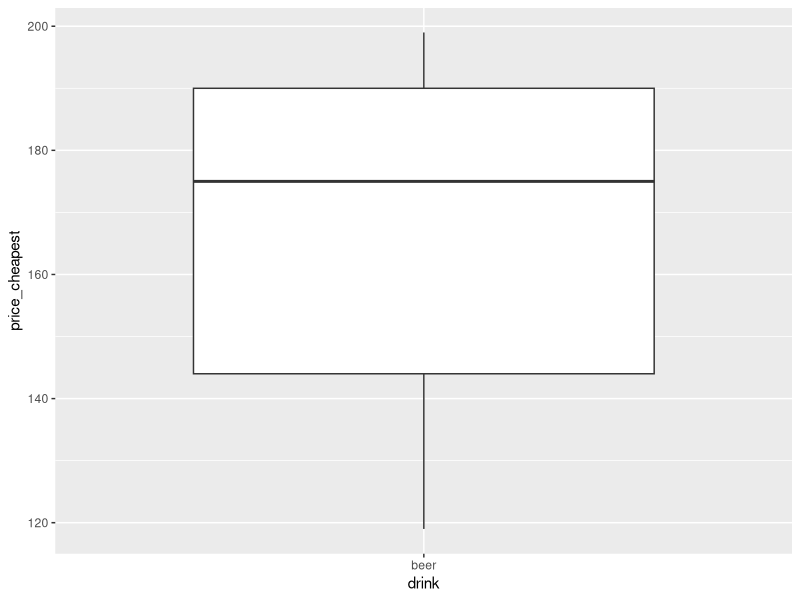
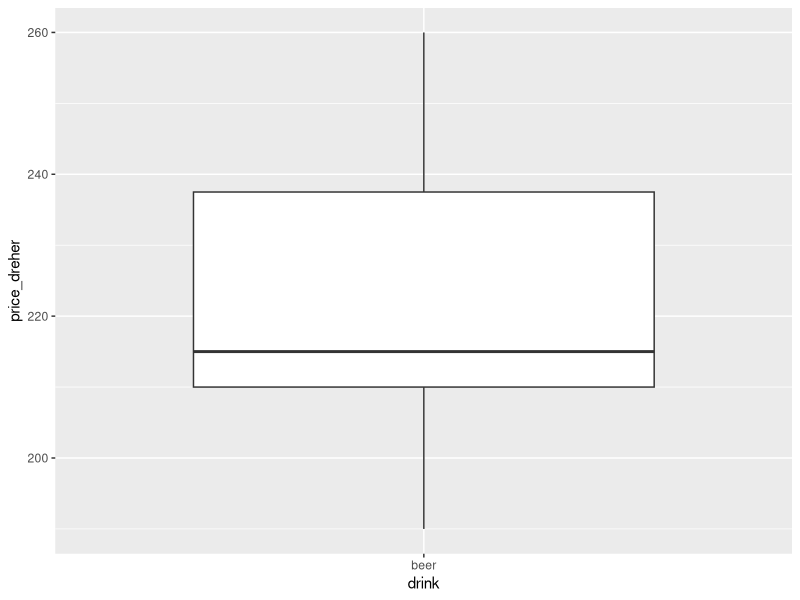
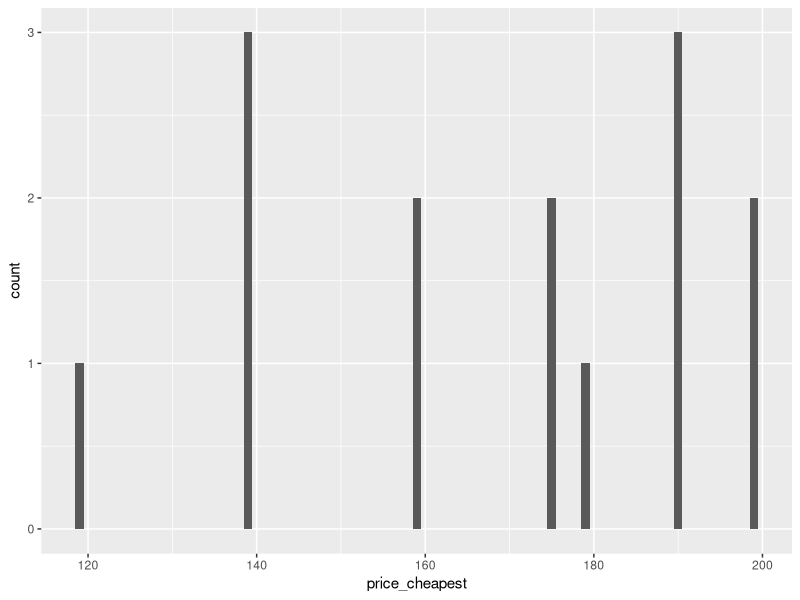
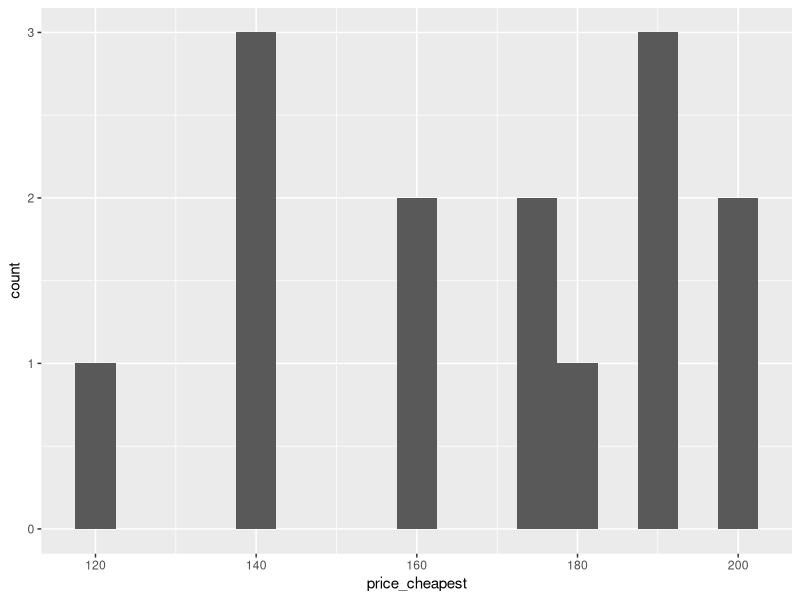
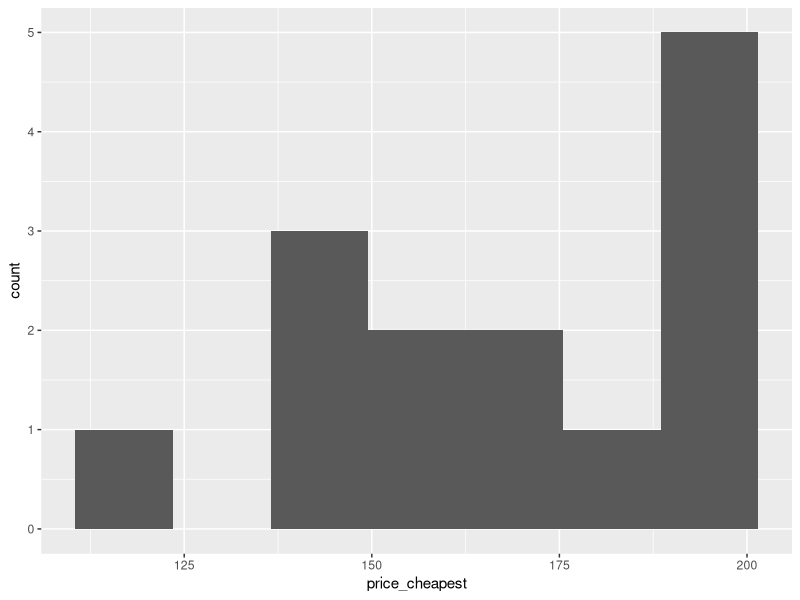
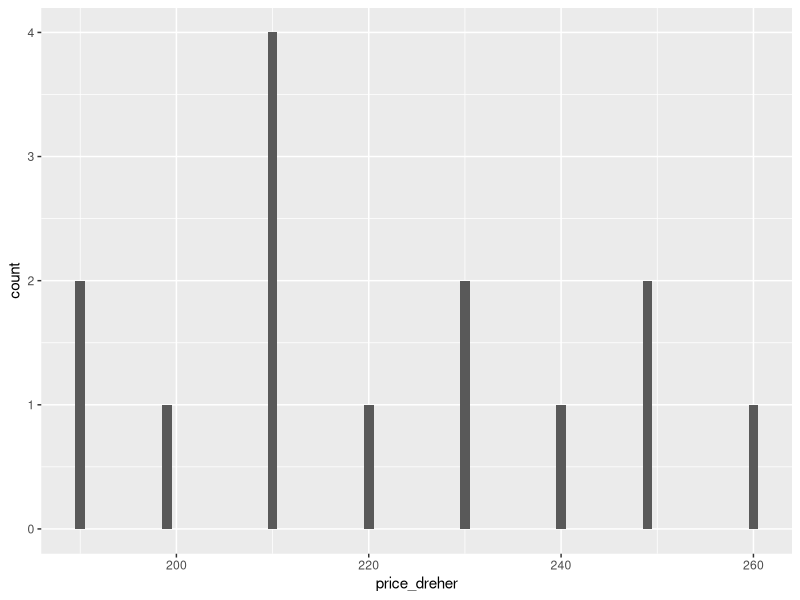
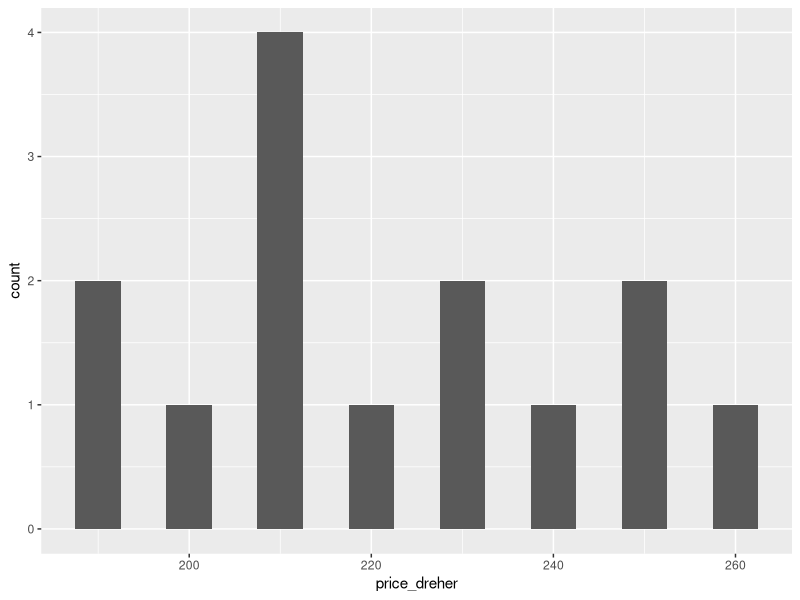
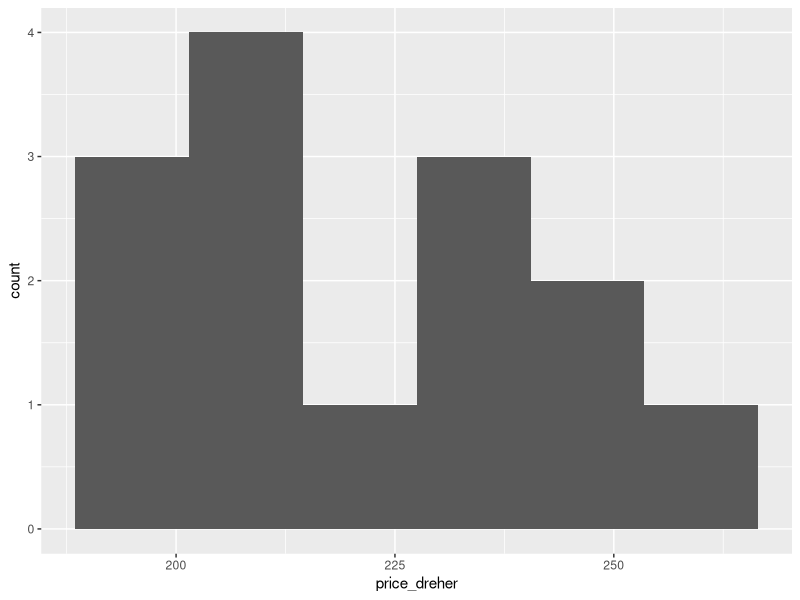

R code for these plots, in order:
beer <- read.csv("price_collection_31.csv", header = TRUE)
library(data.table)
df_beer <- data.table(beer)
View(df_beer)

df_beer$date_collection <- as.Date(df_beer$date_collection, "%Y.%m.%d")
df_beer$district_nr <- as.factor(df_beer$district_nr)
str(df_beer)

#mean, median, variance, stdev

df_beer$MeanCheap <- round(mean(df_beer$price_cheapest), 2)
df_beer$MeanDreher <- round(mean(df_beer$price_dreher), 2)

df_beer$StdevCheap <- round(sd(df_beer$price_cheapest), 2)
df_beer$StdevDreher <- round(sd(df_beer$price_dreher), 2)

df_beer$VarCheap <- round(var(df_beer$price_cheapest), 2)
df_beer$VarDreher <- round(var(df_beer$price_dreher), 2)

summary(df_beer)

#histograms and boxplots
library(ggplot2)

#i want to see the boxplots first

df_beer$drink <- "beer"

ggplot(df_beer, aes(drink, price_cheapest)) + geom_boxplot()
ggplot(df_beer, aes(drink, price_dreher)) + geom_boxplot()


ggplot(df_beer, aes(price_cheapest)) + geom_histogram(binwidth = 1)
ggplot(df_beer, aes(price_cheapest)) + geom_histogram(binwidth = 5)
ggplot(df_beer, aes(price_cheapest)) + geom_histogram(binwidth = 13)

ggplot(df_beer, aes(price_dreher)) + geom_histogram(binwidth = 1)
ggplot(df_beer, aes(price_dreher)) + geom_histogram(binwidth = 5)
ggplot(df_beer, aes(price_dreher)) + geom_histogram(binwidth = 13)



